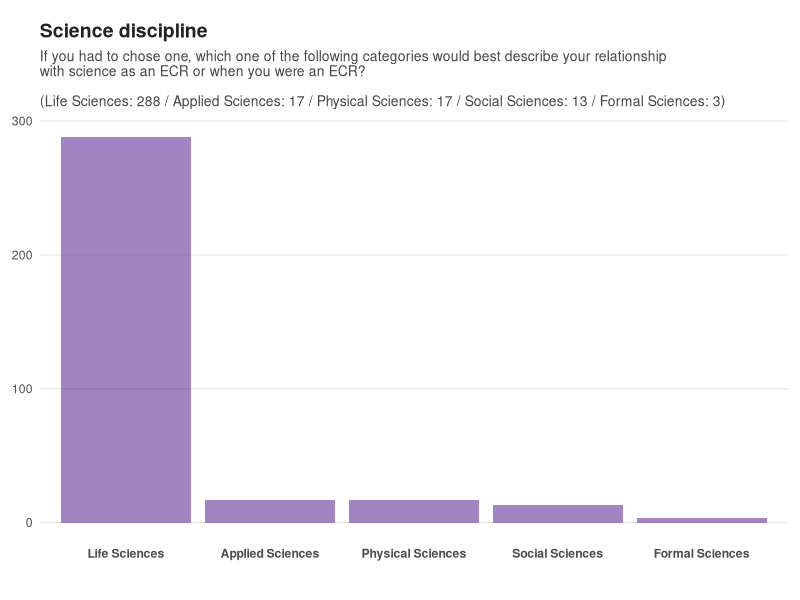
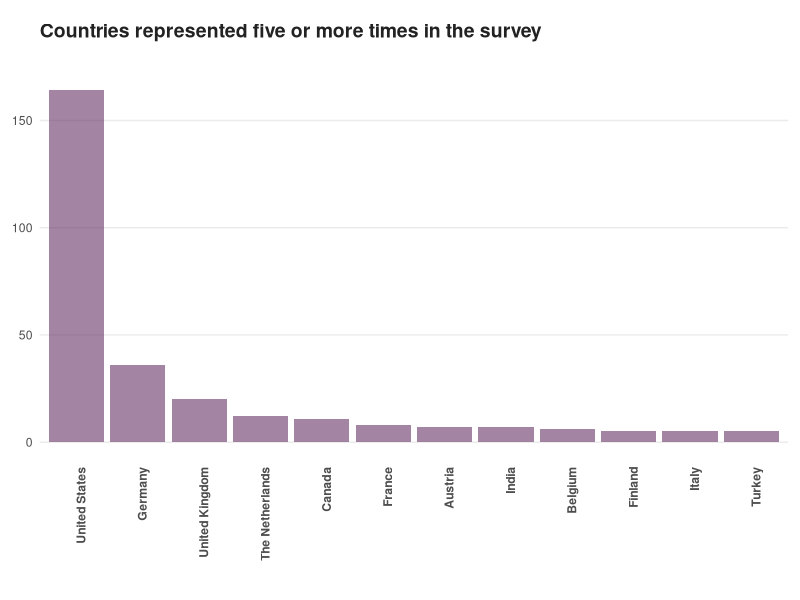
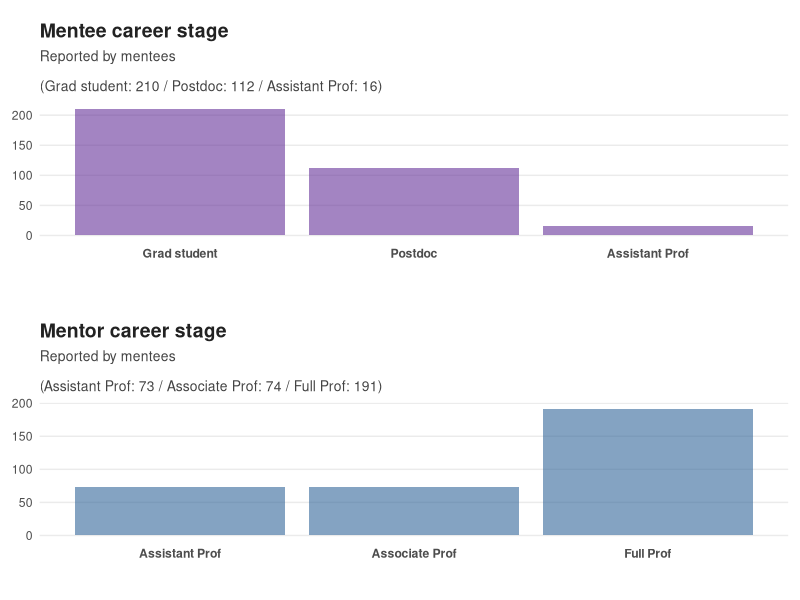
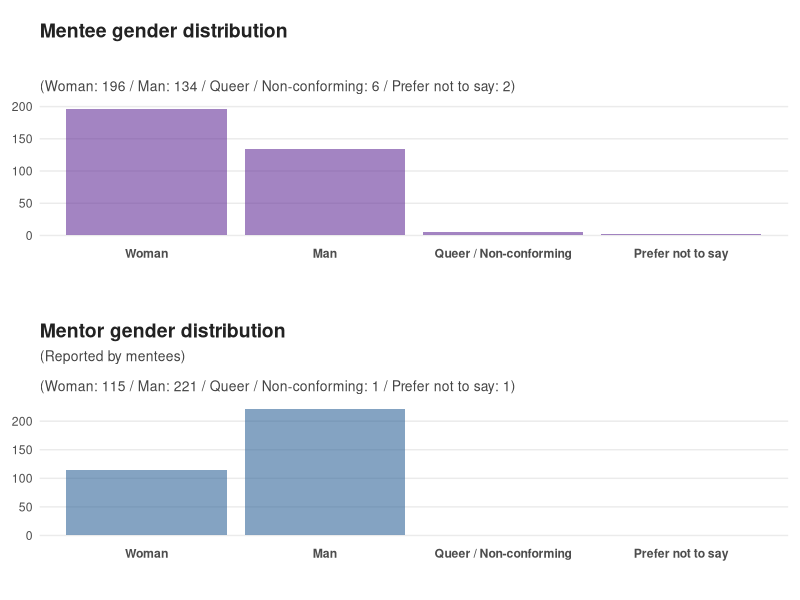
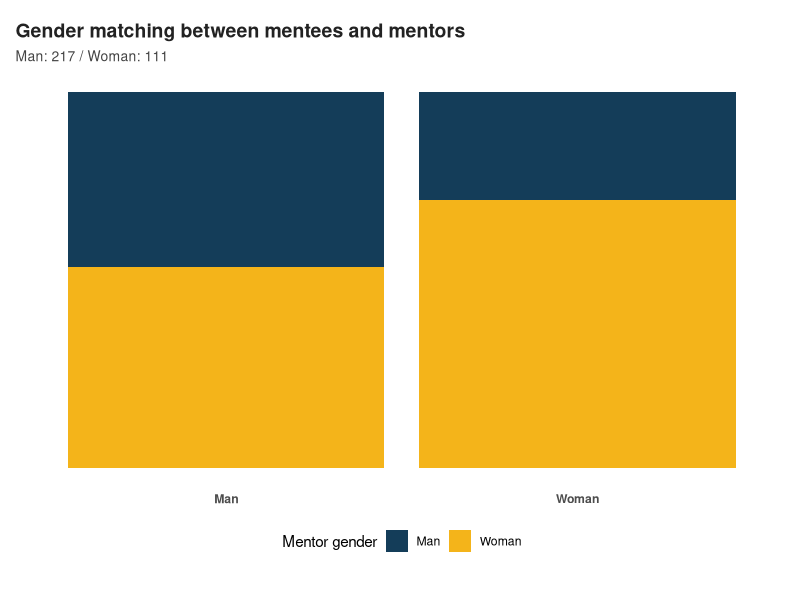
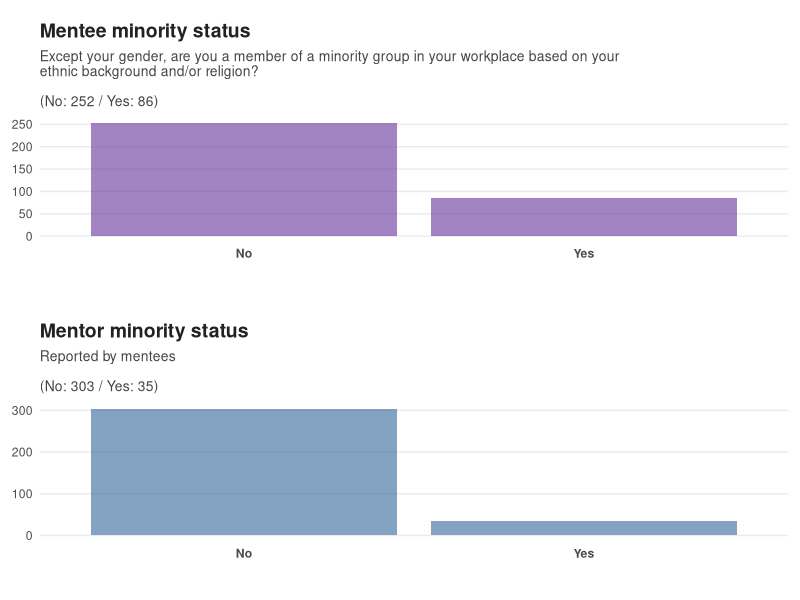
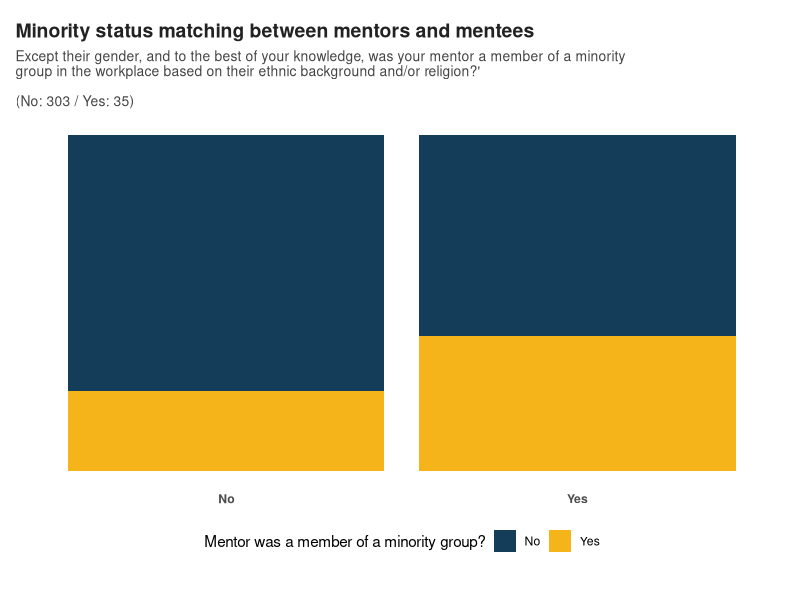
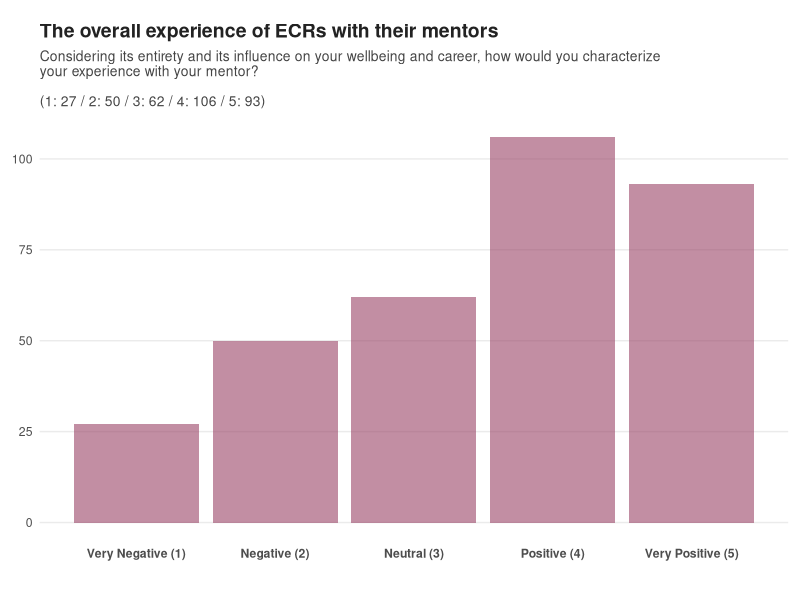

Recreate these plots in R, in order.
## ---- chunk 1
library(ggplot2)
library(gridExtra)
library(forcats)

df <- read.table(file='mentorship.tsv', header = TRUE, sep = "\t")

# plot margins
MARGIN <- unit(c(0.6,0.3,1,0.3), "cm")

PCT <- function(D, d=NA){
  if(all(is.na(d)))
    return(sprintf("%.1f%%", nrow(D) * 100 / nrow(df)))
  else
    return(sprintf("%.1f%%", nrow(D) * 100 / nrow(d)))
}

# subtitle generator
GETSB <- function(D, X, SUBTITLE=NA){
  SB <- c()
  counter = 1

  for(variable in levels(factor(D[[X]]))){
    SB[counter] <- sprintf("%s: %d", variable, nrow(D[D[[X]] == variable, ]))
    counter = counter + 1
  }

  if(is.na(SUBTITLE))
    return(paste(SB, collapse=" / "))
  else
    return(paste(SUBTITLE, "\n\n(", paste(SB, collapse=" / "), ")", sep=""))
}

BOX <- function(D, X, Y, FILL=NA, FILL_LEGEND=NA, XTITLE=NA, YTITLE=NA, YL=NA, TITLE=NA, SUBTITLE=NA){
  p <- ggplot(data=D, aes(y=get(Y), x=get(X))) +
        {
          if(!is.na(FILL)) {
            geom_boxplot(aes(fill=get(FILL)), alpha=0.35, outlier.shape = NA, color="#00000022", width=0.25)
          }
        } +

        {
          if(!is.na(FILL_LEGEND)) {
            scale_fill_discrete(name = FILL_LEGEND)
          }
        } +

        {
          if(all(!is.na(YL))) {
             scale_y_continuous(labels=YL, breaks=1:length(YL))
          }
        } +

        geom_violin(fill="#505050", alpha=0.25, width=0.5, colour = '#505050') +
        geom_jitter(colour='#222222', width = 0.1, height = 0.25, size=1, alpha=0.5) +
        theme_bw() +
        ylab(YTITLE) +

        {
          if(is.na(FILL_LEGEND)) {
            theme(legend.position="none")
          } else {
            theme(legend.position="bottom")
          }
        } +

        {
          if(!is.na(XTITLE))
            xlab(XTITLE)
          else
            theme(axis.title.x=element_blank())
        } +

        {
          if(!is.na(YTITLE))
            ylab(YTITLE)
          else
            theme(axis.title.y=element_blank())
        } +

        labs(title = TITLE, subtitle = GETSB(D, X, SUBTITLE)) +
        theme(panel.border = element_blank(),
              plot.margin = MARGIN,
              axis.line.x = element_blank(),
              axis.text.x = element_text(face = "bold"),
              axis.text.y = element_text(face = "bold"),
              panel.grid.minor = element_line(colour = "#EFEFEF"),
              panel.grid.major.x = element_blank(),
              axis.line.y = element_blank(),
              axis.ticks.x = element_blank(),
              plot.title = element_text(color = "#222222", size = 14, face = "bold"),
              plot.subtitle = element_text(color = "#444444", size = 10))

  return(p)
}


BAR <- function(D, X, Y, XL=NA, FILL_LEGEND=NA, FILL_COLORS=NA, TITLE=NA, SUBTITLE=NA){
  p <- ggplot(data=D, aes(x=get(X), fill=get(Y))) +
        geom_bar(position="fill", stat="count") +
        theme_bw() +

        {
          if(!is.na(FILL_LEGEND) & all(!is.na(FILL_COLORS))) {
            scale_fill_manual(values=FILL_COLORS, name=FILL_LEGEND)
          } else if(is.na(FILL_LEGEND) & all(!is.na(FILL_COLORS))) {
            scale_fill_manual(values=FILL_COLORS)
          }
        } +

        {
          if(is.na(FILL_LEGEND)) {
            theme(legend.position="none")
          } else {
            theme(legend.position="bottom")
          }
        } +

        {
          if(all(!is.na(XL))) {
             scale_x_continuous(labels=XL, breaks=1:length(XL))
          }
        } +

        {
          if(is.na(TITLE))
            labs(subtitle = GETSB(D, X, SUBTITLE))
          else
            labs(title = TITLE, subtitle = GETSB(D, X, SUBTITLE))
        } +

        theme(panel.border = element_blank(),
              plot.margin = MARGIN,
              axis.title.y=element_blank(),
              axis.title.x=element_blank(),
              axis.line.x = element_blank(),
              axis.text.x = element_text(face = "bold"),
              axis.text.y = element_blank(),
              panel.grid.minor = element_blank(),
              panel.grid.major = element_blank(),
              axis.line.y = element_blank(),
              axis.ticks.x = element_blank(),
              axis.ticks.y = element_blank(),
              plot.title = element_text(color = "#222222", size = 14, face = "bold"),
              plot.subtitle = element_text(color = "#444444", size = 10))

  return(p)
}

BAX <- function(D, X, TITLE=NA, YTITLE=NA, XL=NA, SUBTITLE="", SKIPDATASUM=NA, ROTATEXL=NA, COLOR=NA){
  p <- ggplot(data=D, aes(x=get(X))) +
        geom_bar(position="identity", stat="count", fill=COLOR) +
        theme_bw() +

        {
        if(!is.na(YTITLE))
          ylab(YTITLE)
        else
          theme(axis.title.y=element_blank())
        } +

        {
          if(all(!is.na(XL))) {
             scale_x_continuous(labels=XL, breaks=1:length(XL))
          }
        } +

        {
        if(is.na(SKIPDATASUM))
          labs(title = TITLE, subtitle = GETSB(D, X, SUBTITLE))
        else
          labs(title = TITLE, subtitle = SUBTITLE)
        } +

        {
        if(is.na(ROTATEXL))
          theme(axis.text.x = element_text(face = "bold"))
        else
          theme(axis.text.x = element_text(face = "bold", angle = 90, hjust=1))
        } +

        theme(panel.border = element_blank(),
              plot.margin = MARGIN,
              axis.title.x=element_blank(),
              axis.line.x = element_blank(),
              panel.grid.minor = element_blank(),
              panel.grid.major.x = element_blank(),
              axis.line.y = element_blank(),
              axis.ticks.x = element_blank(),
              axis.ticks.y = element_blank(),
              plot.title = element_text(color = "#222222", size = 14, face = "bold"),
              plot.subtitle = element_text(color = "#444444", size = 10))

  return(p)
}

ARRANGE <- function(A, B, HEIGHTS=c(1,1)){
 gA <- ggplotGrob(A)
 gB <- ggplotGrob(B)
 maxWidth = grid::unit.pmax(gA$widths[2:5], gB$widths[2:5])
 gA$widths[2:5] <- as.list(maxWidth)
 gB$widths[2:5] <- as.list(maxWidth)
 return(grid.arrange(gA, gB, ncol=1, heights=HEIGHTS))
}

## ---- chunk 2

D <- df
D$discipline <- factor(D$discipline, levels = c("Life Sciences", "Applied Sciences", "Physical Sciences", "Social Sciences", "Formal Sciences"))

BAX(D,
    X="discipline",
    TITLE="Science discipline",
    SUBTITLE="If you had to chose one, which one of the following categories would best describe your relationship\nwith science as an ECR or when you were an ECR?",
    COLOR="#66339999")
## ---- chunk 3
D <- df
D$country <- fct_infreq(D$country, ordered = NA)
all_countries <- GETSB(D, 'country')
## ---- chunk 4

D <- df[df$country %in% names(table(df$country))[table(df$country) >=5], ]

D$country <- fct_infreq(D$country, ordered = NA)

BAX(D,
    X="country",
    SKIPDATASUM=TRUE,
    ROTATEXL=TRUE,
    TITLE="Countries represented five or more times in the survey",
    COLOR="#66336699")
## ---- chunk 5

D <- df
D$mentee_then <- factor(D$mentee_then, levels = c("Grad student", "Postdoc", "Assistant Prof"))

ARRANGE(
  BAX(D,
      X="mentee_then",
      TITLE="Mentee career stage",
      SUBTITLE="Reported by mentees",
      COLOR="#66339999"),

  BAX(D,
      X="mentor_then",
      TITLE="Mentor career stage",
      SUBTITLE="Reported by mentees",
      COLOR="#33669999"))

## ---- chunk 6

D <- df
genders <- c("Woman", "Man", "Queer / Non-conforming", "Prefer not to say")
D$mentee_gender <- factor(D$mentee_gender, levels = genders)
D$mentor_gender <- factor(D$mentor_gender, levels = genders)

ARRANGE(
    BAX(D,
        X="mentee_gender",
        TITLE="Mentee gender distribution",
        COLOR="#66339999"),

    BAX(D,
        X="mentor_gender",
        TITLE="Mentor gender distribution",
        SUBTITLE="(Reported by mentees)",
        COLOR="#33669999"),
    HEIGHTS = c(1,1))

## ---- chunk 7
D <- df[df$mentee_gender %in% c("Man", "Woman") & df$mentor_gender %in% c("Man", "Woman"), ]

BAR(D,
    X="mentor_gender",
    Y="mentee_gender",
    FILL_LEGEND = "Mentor gender",
    TITLE="Gender matching between mentees and mentors",
    FILL_COLORS = c("#143D59", "#F4B41A"))

## ---- chunk 8

D <- df

mentee_minority_pct = PCT(D[D$mentee_minority == "Yes", ], D[D$mentee_minority == "No", ])
mentor_minority_pct = PCT(D[D$mentor_minority == "Yes", ], D[D$mentor_minority == "No", ])

mentee_minority_mentor_minority = PCT(D[D$mentor_minority == "Yes" & D$mentee_minority == "Yes", ], D[D$mentor_minority == "Yes", ])
mentee_minority_mentor_majority = PCT(D[D$mentor_minority == "No" & D$mentee_minority == "Yes", ], D[D$mentor_minority == "No", ])

## ---- chunk 9

ARRANGE(
  BAX(D,
      X="mentee_minority",
      TITLE="Mentee minority status",
      SUBTITLE="Except your gender, are you a member of a minority group in your workplace based on your\nethnic background and/or religion?",
      COLOR="#66339999"),
  BAX(D,
      X="mentor_minority",
      TITLE="Mentor minority status",
      SUBTITLE="Reported by mentees",
      COLOR="#33669999"))
## ---- chunk 10

BAR(D,
    X="mentor_minority",
    Y="mentee_minority",
    FILL_LEGEND = "Mentor was a member of a minority group?",
    FILL_COLORS = c("#143D59", "#F4B41A"),
    TITLE="Minority status matching between mentors and mentees",
    SUBTITLE="Except their gender, and to the best of your knowledge, was your mentor a member of a minority\ngroup in the workplace based on their ethnic background and/or religion?'")

## ---- chunk 11

D <- df

BAX(D,
    X="experience_with_mentor",
    TITLE="The overall experience of ECRs with their mentors",
    SUBTITLE="Considering its entirety and its influence on your wellbeing and career, how would you characterize\nyour experience with your mentor?",
    XL=c("Very Negative (1)", "Negative (2)", "Neutral (3)", "Positive (4)", "Very Positive (5)"),
    COLOR="#99446699")
## ---- chunk 12
D <- df

BAX(D,
    X="mentee_experience_was_common",
    TITLE="The commonality of mentee experiences in a group",
    SUBTITLE="Was your experience with your mentor comparable to the experience of the other trainees\nwho worked with them?",
    XL=c("Very specific (1)", "Somewhat specific (2)", "Neutral (3)", "Somewhat common (4)", "Very common (5)"),
    COLOR="#99446699")

v_pos_specific <- PCT(D[D$mentee_experience_was_common_summary == "Specific to few" & D$experience_with_mentor == "5", ], D[D$experience_with_mentor == "5" & D$mentee_experience_was_common_summary != "", ])
v_neg_specific  <- PCT(D[D$mentee_experience_was_common_summary == "Specific to few" & D$experience_with_mentor == "1", ], D[D$experience_with_mentor == "1" & D$mentee_experience_was_common_summary != "", ])
## ---- chunk 13

D <- df[df$mentee_experience_was_common_summary != "", ]

BAR(D,
    X="experience_with_mentor",
    Y="mentee_experience_was_common_summary",
    FILL_LEGEND = "",
    FILL_COLORS = c("#FFC107", "#DD0202"),
    TITLE="The commonality of mentee experiences in a group",
    XL=c("Very Negative (1)", "Negative (2)", "Neutral (3)", "Positive (4)", "Very Positive (5)"),
    SUBTITLE="Was your experience with your mentor comparable to the experience of the other trainees\nwho worked with them?")
## ---- chunk 14
D <- df

levels(D$mentee_then) <- levels(factor(D$mentee_current))

D <- D[D$mentee_current != D$mentee_then, ]
## ---- chunk 15

D <- df
levels(D$mentee_then) <- levels(factor(D$mentee_current))

D <- D[D$mentee_current != D$mentee_then, ]

BAR(D,
    X="experience_with_mentor",
    Y="mentee_current_summary",
    FILL_LEGEND = "The current career stage:",
    FILL_COLORS = c("#0f9257", "#F7B32B", "#577AA3"),
    TITLE="The influence of the experience with mentors to career trajectories",
    XL=c("Very Negative (1)", "Negative (2)", "Neutral (3)", "Positive (4)", "Very Positive (5)"),
    SUBTITLE="What did ECRs do next once their experience with their mentor was over?")
## ---- chunk 16

D <- df[df$mentee_gender %in% c("Man", "Woman") & df$mentor_gender %in% c("Man", "Woman"), ]

# wilcox.test(D[D$mentee_gender == "Man", ]$experience_with_mentor, D[D$mentee_gender == "Woman", ]$experience_with_mentor)

BOX(D,
    X="mentee_gender",
    Y="experience_with_mentor",
    FILL="mentor_gender",
    FILL_LEGEND = "Mentor gender",
    YTITLE=NA,
    XTITLE=NA,
    YL=c("Very Negative", "Negative", "Neutral", "Positive", "Very Positive"),
    TITLE="Mentee Gender vs Experience With Mentor",
    SUBTITLE="Considering its entirety and its influence on your wellbeing and career, how would you characterize\nyour experience with your mentor?")

## ---- chunk 17

D <- df[df$mentee_gender %in% c("Man", "Woman") & df$mentor_gender %in% c("Man", "Woman"), ]

# wilcox.test(D[D$mentor_gender == "Man", ]$experience_with_mentor, D[D$mentor_gender == "Woman", ]$experience_with_mentor)

BOX(D,
    X="mentor_gender",
    Y="experience_with_mentor",
    FILL="mentee_gender",
    FILL_LEGEND = "Mentee gender",
    XTITLE=NA,
    YTITLE=NA,
    YL=c("Very Negative", "Negative", "Neutral", "Positive", "Very Positive"),
    TITLE="Mentor Gender vs Experience With Mentor",
    SUBTITLE="To see if mentor gender has a general effect")
## ---- chunk 18

D <- df

D$mentor_num_trainees <- factor(D$mentor_num_trainees, levels = c("<5", "5-10", "10-15", ">15"))

BOX(D,
    X="mentor_num_trainees",
    Y="experience_with_mentor",
    FILL="mentor_num_trainees",
    FILL_LEGEND = NA,
    YTITLE=NA,
    XTITLE=NA,
    YL=c("Very Negative", "Negative", "Neutral", "Positive", "Very Positive"),
    TITLE="Number of trainees vs experience with mentor",
    SUBTITLE="How many trainees your mentor was responsible for during the time\nyou worked with them?")

## ---- chunk 19
awareness <- c("Aware", "Not Aware")

D <- df[df$mentor_awareness_on_strengths_summary %in% awareness,  ]
R <- df[df$mentor_awareness_on_shortcomings_summary %in% awareness,  ]

D$mentor_awareness_on_strengths_summary <- factor(D$mentor_awareness_on_strengths_summary, levels = awareness)
R$mentor_awareness_on_shortcomings_summary <- factor(R$mentor_awareness_on_shortcomings_summary, levels = awareness)

grid.arrange(
    BAX(D,
        X="mentor_awareness_on_strengths_summary",
        TITLE="Strengths in mentorship",
        SUBTITLE = "Do you think your mentor was aware of their strengths in mentoring trainees?",
        COLOR="#66339999"),

    BAX(R,
        X="mentor_awareness_on_shortcomings_summary",
        TITLE="Shortcomings in mentorship",
        SUBTITLE = "Do you think your mentor was aware of their shortcomings in mentoring trainees?",
        COLOR="#33669999"))

## ---- chunk 20

D <- df[df$mentor_gender %in% c("Man", "Woman") & df$mentor_awareness_on_shortcomings_summary %in% c("Aware", "Not Aware"), ]

BOX(D,
    X="mentor_awareness_on_shortcomings_summary",
    Y="experience_with_mentor",
    FILL="mentor_gender",
    FILL_LEGEND = "Mentor gender",
    YTITLE=NA,
    XTITLE=NA,
    YL=c("Very Negative", "Negative", "Neutral", "Positive", "Very Positive"),
    TITLE="Mentor awareness on shortcomings in mentorship",
    SUBTITLE="Do you think your mentor was aware of their shortcomings in mentoring trainees")

## ---- chunk 21

D <- df
D$mentor_asking_feedback <- factor(D$mentor_asking_feedback, levels = c("Frequently", "Every six months", "Every year", "Once every few years", "Never"))

BAX(D,
      X="mentor_asking_feedback",
      TITLE="Mentors asking for feedback on their mentorship style",
      SUBTITLE="How frequently mentors ask for feedback from their trainees on their mentorship style?\n",
      COLOR="#66339999")

never_asked_feedback = PCT(D[D$mentor_asking_feedback == "Never", ])
## ---- chunk 22

BOX(D,
    X="mentor_asking_feedback",
    Y="experience_with_mentor",
    FILL= "mentor_asking_feedback",
    FILL_LEGEND = NA,
    YTITLE=NA,
    XTITLE=NA,
    YL=c("Very Negative", "Negative", "Neutral", "Positive", "Very Positive"),
    TITLE="Mentee experience with mentors who ask for feedback",
    SUBTITLE="What is the correlation between mentee experience with mentors requesting feedback?\n")

## ---- chunk 23
Countries <- c("United States", "Germany", "United Kingdom")
D <- df
R <- df[df$country %in% Countries, ]
R$country <- factor(R$country, levels = Countries)

grid.arrange(
  BAR(df[df$mentor_gender %in% c("Man", "Woman"), ],
      X="mentor_gender",
      Y="mentor_has_ever_asked_feedback",
      TITLE="Mentor gender",
      FILL_COLORS = c("#474341", "#FFC107")),

  BAR(D,
      X="mentor_minority",
      Y="mentor_has_ever_asked_feedback",
      TITLE="Mentor minority status",
      FILL_COLORS = c("#474341", "#FFC107")),

  BAR(D[D$mentor_seen_by_colleagues != "No comment", ],
      X="mentor_seen_by_colleagues",
      Y="mentor_has_ever_asked_feedback",
      TITLE="Mentor seen by colleagues",
      FILL_COLORS = c("#474341", "#FFC107")),

  BAR(D,
      X="code_of_conduct",
      Y="mentor_has_ever_asked_feedback",
      TITLE="Mentor has code of conduct",
      FILL_COLORS = c("#474341", "#FFC107")),

  BAR(D,
      X="mentor_then",
      Y="mentor_has_ever_asked_feedback",
      FILL_COLORS = c("#474341", "#FFC107"),
      TITLE="Mentor career stage",
      SUBTITLE=NA,
      FILL_LEGEND = "Mentor asked feedback at least once"),

  BAR(R,
      X="country",
      Y="mentor_has_ever_asked_feedback",
      TITLE="Mentor country of work",
      FILL_COLORS = c("#474341", "#FFC107"),
      FILL_LEGEND = "Mentor asked feedback at least once")
  )
## ---- chunk 24
easiness <- c( "Made it easy", "Made it difficult")

J <- df[df$mentor_makes_easy_mentees_to_raise_concerns_summary %in% easiness,  ]

J$mentor_makes_easy_mentees_to_raise_concerns_summary <- factor(J$mentor_makes_easy_mentees_to_raise_concerns_summary, levels = easiness)

BAX(J,
    X="mentor_makes_easy_mentees_to_raise_concerns_summary",
    TITLE="Making it easy to raise concerns",
    SUBTITLE = "Do you think your mentor made it easy for their trainees to raise their concerns\nabout the mentorship they were receiving?",
    COLOR="#66339999")
## ---- chunk 25

BOX(J,
    X="mentor_makes_easy_mentees_to_raise_concerns_summary",
    Y="experience_with_mentor",
    FILL= "mentor_makes_easy_mentees_to_raise_concerns_summary",
    FILL_LEGEND = "",
    YTITLE=NA,
    XTITLE=NA,
    YL=c("Very Negative", "Negative", "Neutral", "Positive", "Very Positive"),
    TITLE="Mentee experience with mentors who makes it easy to raise concerns",
    SUBTITLE="Do you think your mentor made it easy for their trainees to raise their concerns\nabout the mentorship they were receiving?")

## ---- chunk 26
Countries <- c("United States", "Germany", "United Kingdom")
D <- J
R <- J[J$country %in% Countries, ]
R$country <- factor(R$country, levels = Countries)

grid.arrange(
  BAR(D[D$mentor_gender %in% c("Man", "Woman"), ],
      X="mentor_gender",
      Y="mentor_makes_easy_mentees_to_raise_concerns_summary",
      TITLE="Mentor gender",
      FILL_COLORS = c("#474341", "#FFC107")),

  BAR(D,
      X="mentor_minority",
      Y="mentor_makes_easy_mentees_to_raise_concerns_summary",
      TITLE="Mentor minority status",
      FILL_COLORS = c("#474341", "#FFC107")),

  BAR(D[D$mentor_seen_by_colleagues != "No comment", ],
      X="mentor_seen_by_colleagues",
      Y="mentor_makes_easy_mentees_to_raise_concerns_summary",
      TITLE="Mentor seen by colleagues",
      FILL_COLORS = c("#474341", "#FFC107")),

  BAR(D,
      X="code_of_conduct",
      Y="mentor_makes_easy_mentees_to_raise_concerns_summary",
      TITLE="Mentor has code of conduct",
      FILL_COLORS = c("#474341", "#FFC107")),

  BAR(D,
      X="mentor_then",
      Y="mentor_makes_easy_mentees_to_raise_concerns_summary",
      FILL_COLORS = c("#474341", "#FFC107"),
      TITLE="Mentor career stage",
      SUBTITLE=NA,
      FILL_LEGEND = "Mentor encouraging feedback"),

  BAR(R,
      X="country",
      Y="mentor_makes_easy_mentees_to_raise_concerns_summary",
      TITLE="Mentor country of work",
      FILL_COLORS = c("#474341", "#FFC107"),
      FILL_LEGEND = "Mentor encouraging feedback")
  )
## ---- chunk 27

D <- df
D$code_of_conduct <- factor(D$code_of_conduct, levels = c("Yes", "No"))

BAX(D,
    X="code_of_conduct",
    TITLE="Mentor gives an idea about their style through a 'code of conduct'",
    SUBTITLE="Did your mentor provide a public document defining their code of conduct, expectations,\nand/or the group culture?",
    COLOR="#66339999")
## ---- chunk 28

D <- df

# wilcox.test(D[D$code_of_conduct == "Yes", ]$experience_with_mentor,
#             D[D$code_of_conduct == "No", ]$experience_with_mentor)

D$code_of_conduct <- as.character(D$code_of_conduct)
D$code_of_conduct <- factor(D$code_of_conduct, levels = c("Yes", "No"))

BOX(D,
    X="code_of_conduct",
    Y="experience_with_mentor",
    FILL="code_of_conduct",
    FILL_LEGEND = NA,
    YTITLE=NA,
    XTITLE=NA,
    YL=c("Very Negative", "Negative", "Neutral", "Positive", "Very Positive"),
    TITLE="Mentee experience with mentors who provide a code of conduct",
    SUBTITLE="Did your mentor provide a public document defining their code of conduct, expectations,\nand/or the group culture?")

## ---- chunk 29
Countries <- c("United States", "Germany", "United Kingdom")
D <- df
R <- df[df$country %in% Countries, ]
R$country <- factor(R$country, levels = Countries)

grid.arrange(
  BAR(df[df$mentor_gender %in% c("Man", "Woman"), ],
      X="mentor_gender",
      Y="code_of_conduct",
      TITLE="Mentor gender",
      FILL_COLORS = c("#474341", "#FFC107")),

  BAR(D,
      X="mentor_minority",
      Y="code_of_conduct",
      TITLE="Mentor minority status",
      FILL_COLORS = c("#474341", "#FFC107")),

  BAR(D[D$mentor_seen_by_colleagues != "No comment", ],
      X="mentor_seen_by_colleagues",
      Y="code_of_conduct",
      TITLE="Mentor seen by colleagues",
      FILL_COLORS = c("#474341", "#FFC107")),

  BAR(D,
      X="mentor_has_ever_asked_feedback",
      Y="code_of_conduct",
      TITLE="Mentor has ever asked feedback",
      FILL_COLORS = c("#474341", "#FFC107")),

  BAR(D,
      X="mentor_then",
      Y="code_of_conduct",
      FILL_COLORS = c("#474341", "#FFC107"),
      TITLE="Mentor career stage",
      SUBTITLE=NA,
      FILL_LEGEND = "Mentor shares code of conduct"),

  BAR(R,
      X="country",
      Y="code_of_conduct",
      TITLE="Mentor country of work",
      FILL_COLORS = c("#474341", "#FFC107"),
      FILL_LEGEND = "Mentor shares code of conduct")

  )
